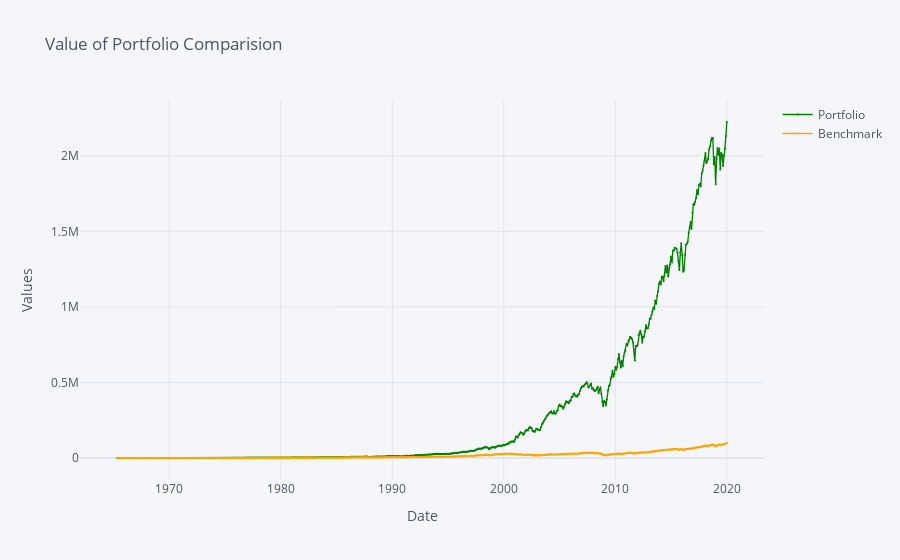

Notebook cell for this chart:
### Code cell
# Plotting the calculations
plyo.iplot(  
    portfolio_return[['Portfolio','Benchmark']].iplot(asFigure=True,
                                                 title='Value of Portfolio Comparision',  
             xTitle='Date',  
             yTitle='Values',
                                                 mode={'Portfolio': 'lines+markers', 'Benchmark': 'lines+markers'},  
             symbol={'Portfolio': 'circle', 'Benchmark': 'diamond'},  
             size=2,  
             colors={'Portfolio': 'green', 'Benchmark': 'orange'}, ),)

### Figure 1 — Plotly figure (JSON) as saved in the notebook; plotly's stock layout.template omitted (floating-point values rounded to 4 significant figures; data arrays with more than 128 entries replaced by an {"elided": "..."} marker saying what was removed)
{"data": [{"line": {"color": "green", "dash": "solid", "shape": "linear", "width": 1.3}, "marker": {"size": 2, "symbol": "circle"}, "mode": "lines+markers", "name": "Portfolio", "text": "", "type": "scatter", "x": {"elided": "655 str values"}, "y": {"elided": "655 float values"}}, {"line": {"color": "orange", "dash": "solid", "shape": "linear", "width": 1.3}, "marker": {"size": 2, "symbol": "diamond"}, "mode": "lines+markers", "name": "Benchmark", "text": "", "type": "scatter", "x": {"elided": "655 str values"}, "y": {"elided": "655 float values"}}], "layout": {"legend": {"bgcolor": "#F5F6F9", "font": {"color": "#4D5663"}}, "paper_bgcolor": "#F5F6F9", "plot_bgcolor": "#F5F6F9", "title": {"font": {"color": "#4D5663"}, "text": "Value of Portfolio Comparision"}, "xaxis": {"gridcolor": "#E1E5ED", "showgrid": true, "tickfont": {"color": "#4D5663"}, "title": {"font": {"color": "#4D5663"}, "text": "Date"}, "zerolinecolor": "#E1E5ED"}, "yaxis": {"gridcolor": "#E1E5ED", "showgrid": true, "tickfont": {"color": "#4D5663"}, "title": {"font": {"color": "#4D5663"}, "text": "Values"}, "zerolinecolor": "#E1E5ED"}}}
